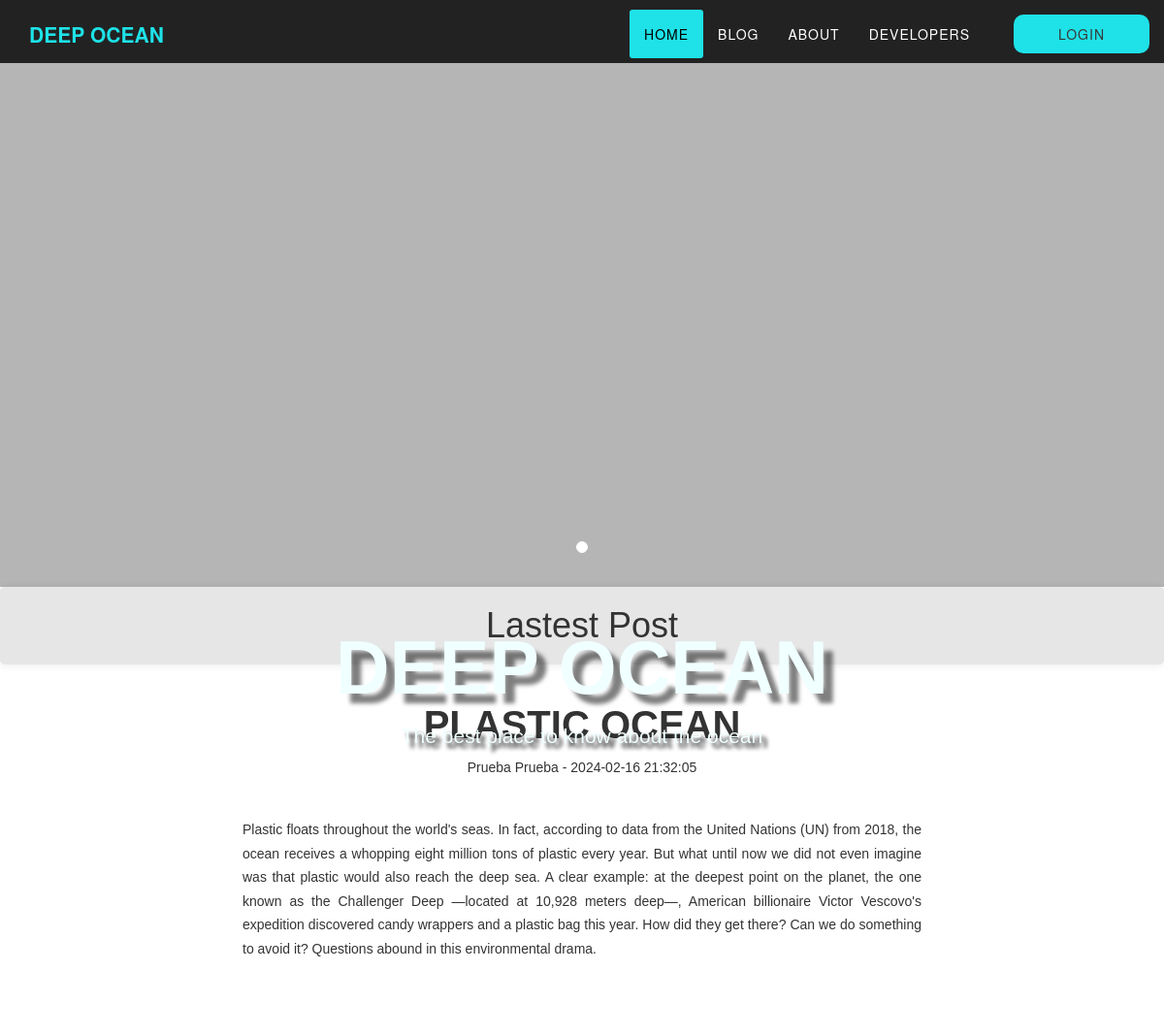
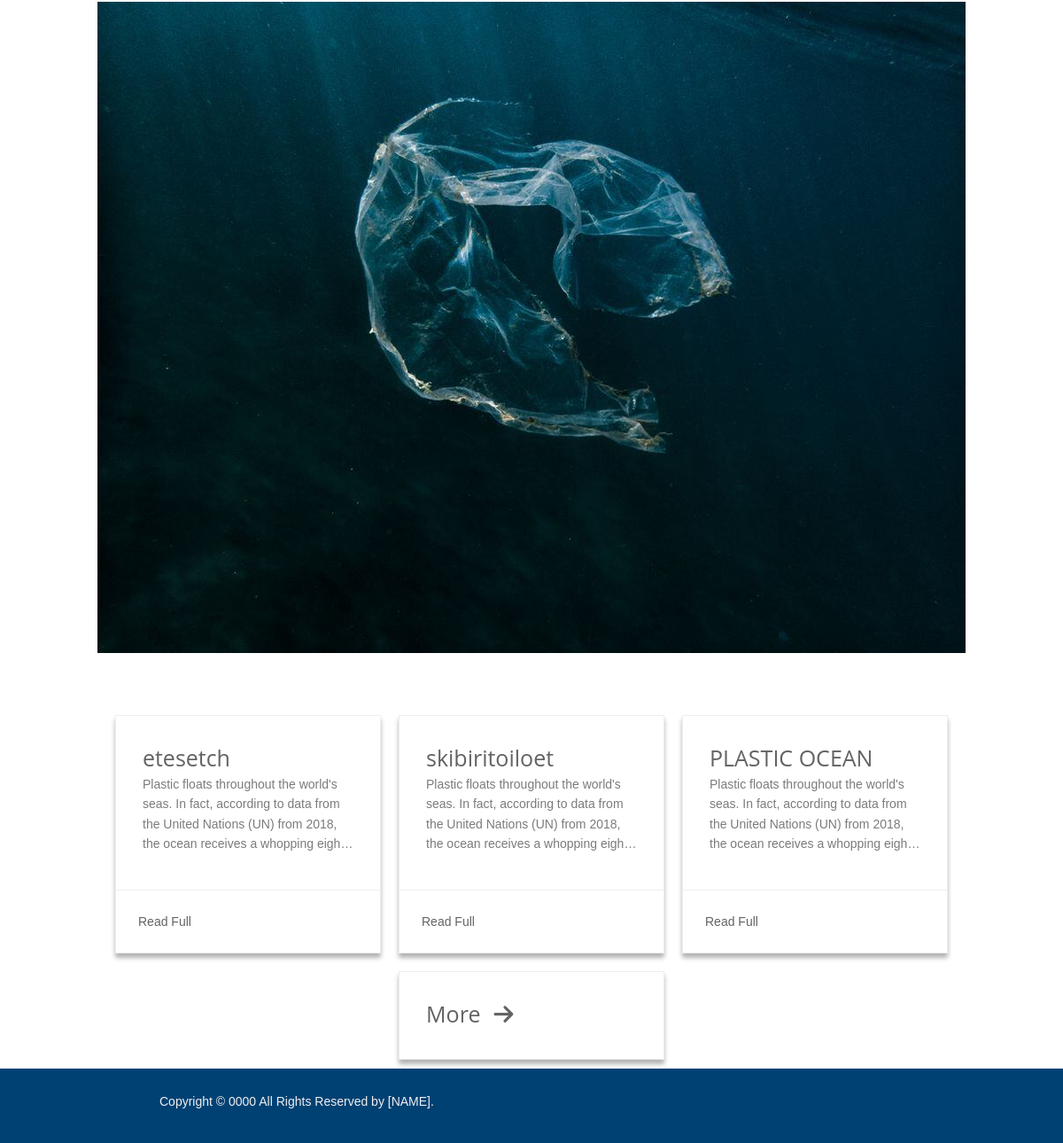
The page / on the database its author committed (2 pictures, top to bottom).
### tables this page shows
CREATE TABLE `texts` (
  `eCodeTexts` int(11) NOT NULL,
  `tContenidoTexts` varchar(1000) NOT NULL,
  `ePosicionTexts` int(11) NOT NULL,
  `epublicacionTexts` int(11) NOT NULL
);

CREATE TABLE `publicaciones` (
  `eCodePublicaciones` int(11) NOT NULL,
  `eUserPublicaciones` int(11) NOT NULL,
  `tTitlePublicaciones` varchar(100) NOT NULL,
  `fCreationPublicaciones` datetime NOT NULL,
  `fUpdatePublicaciones` datetime DEFAULT NULL,
  `eUpdatePublicaciones` int(11) DEFAULT NULL,
  `eCategoriaPublicaciones` int(11) NOT NULL
);

### db/conexion.php (called while the page is built)
<?php
	class Conexion
	{
        private $host;
        private $db;
        private $user;
        private $password;
        private $charset;
        public function __construct(){
            $this->host     = "localhost";
            $this->db       = "pag_pi";
            $this->user     = "root";
            $this->password = "";
            $this->charset  = "utf8mb4";
        }
        function connect(){
            try{
                $connection = "mysql:host=" . $this->host . ";dbname=". $this->db . ";charset=" . $this->charset;
                $options = [
                    PDO::ATTR_ERRMODE           => PDO::ERRMODE_EXCEPTION,
                    PDO::ATTR_EMULATE_PREPARES  => false,
                ];
                $pdo = new PDO($connection, $this->user, $this->password, $options);
                return $pdo;
            }catch(PDOException $e){
                print_r("Error connection: " . $e-> getMessage());
            }
        }
	}
?>

### db/peticiones/index.php (called while the page is built, shortened)
<?php
include ("./db/Conexion.php");
class Contacto extends Conexion {
    public function obtenerTituloUltimaPublicacion() {
        $query = $this->connect()->query("SELECT p.tTitlePublicaciones, p.fCreationPublicaciones, p.fUpdatePublicaciones, u.tNameUsuarios, u.tLastNameUsuarios
        FROM publicaciones p
        INNER JOIN usuarios u ON p.eUserPublicaciones = u.eCodeUsuarios
        WHERE eCodePublicaciones = (SELECT MAX(eCodePublicaciones) FROM publicaciones)");
        $query->execute();
        if ($query->rowCount()) {
            foreach ($query as $titulo) {
                if ($titulo['fUpdatePublicaciones'] != null) {
                    $fecha = $titulo['fUpdatePublicaciones'];
                } else {
                    $fecha = $titulo['fCreationPublicaciones'];
                }
                $datos = [
                    'titulo' => $titulo['tTitlePublicaciones'],
                    'autor' => $titulo['tNameUsuarios'] . ' ' . $titulo['tLastNameUsuarios'],
                    'fecha' => $fecha
                ];
                return $datos;
            }
        } else {
            return null;
        }
    }
    public function obtenerTextoUltimaPublicacion() {
        $query = $this->connect()->query("SELECT t.tContenidoTexts, t.ePosicionTexts
                FROM publicaciones p
                INNER JOIN texts t ON p.eCodePublicaciones = t.epublicacionTexts
                WHERE p.eCodePublicaciones = (SELECT MAX(eCodePublicaciones) FROM publicaciones)");
        $query->execute();
        if ($query->rowCount()) {
            $count = 1;
            foreach ($query as $contenido) {
                $datos['text' . $count] = [
                    'text' => $contenido['tContenidoTexts'],
                    'positionText' => $contenido['ePosicionTexts']
                ];
                $count++;
            }
            return $datos;
        } else {
            return false;
        }
    }
    public function obtenerImagenUltimaPublicacion() {
        $query = $this->connect()->query("SELECT i.tLugarImages, i.ePosicionImages
                FROM publicaciones p
                INNER JOIN images i ON p.eCodePublicaciones = i.ePublicacionImages
                WHERE p.eCodePublicaciones = (SELECT MAX(eCodePublicaciones) FROM publicaciones)");
        $query->execute();
        if ($query->rowCount()) {
            $count = 1;
            foreach ($query as $contenido) {
                $datos['imagen' . $count] = [
                    'imagen' => $contenido['tLugarImages'],
                    'positionImagen' => $contenido['ePosicionImages']
                ];
                $count++;
            }
            return $datos;
        } else {
            return false;
        }
    }
    public function obtenerUltimasPublicaciones(){
        $query = $this->connect()->query("SELECT p.eCodePublicaciones, p.tTitlePublicaciones, t.tContenidoTexts
        FROM publicaciones p
        INNER JOIN texts t ON t.ePublicacionTexts = p.eCodePublicaciones
        WHERE t.ePosicionTexts = 1
        ORDER BY p.eCodePublicaciones DESC
        LIMIT 5 OFFSET 1;
        ");
        $query->execute();
        if ($query->rowCount()) {
            $count = 1;
            foreach ($query as $contenido) {
                $datos['publicacion' . $count] = [
                    'eCodePublicaciones' => $contenido['eCodePublicaciones'],
                    'tTitlePublicaciones' => $contenido['tTitlePublicaciones'],
                    'tContenidoTexts' => $contenido['tContenidoTexts']
                ];
                $count++;
            }
            return $datos;
        } else {
            return false;
        }
    }
}
?>

### index.php (the view, shortened to what this page needs)
<?php
    include("db/peticiones/index.php");
    $contacto = new Contacto();
?>
<!DOCTYPE html>
<html lang="en">
<head>
    <link rel="stylesheet" href="//ajax.googleapis.com/ajax/libs/jqueryui/1.11.2/themes/smoothness/jquery-ui.css">
    <link rel="stylesheet" href="//maxcdn.bootstrapcdn.com/bootstrap/3.2.0/css/bootstrap.min.css">
    <link rel="stylesheet" href="https://startbootstrap.com/templates/agency/font-awesome-4.1.0/css/font-awesome.min.css">
    <link rel="stylesheet" href="./css/style_navBar.css">
    <link rel="stylesheet" href="./css/style_carrusel.css">
    <link rel="stylesheet" href="./css/style_default.css">
    <link rel="stylesheet" href="./css/style_publicacion.css">
    <link rel="stylesheet" href="./css/style_footer.css">
    <link rel="stylesheet" href="./css/style_index.css">
</head>
<body id="page-top">
    <header>
        <?php include 'views/navBar.php'; ?>
    </header>
    <section class="container-carousel">
        <div id="carousel" class="carousel slide carousel-fade" data-ride="carousel">
            <ol class="carousel-indicators">
                <li data-target="#carousel" data-slide-to="0" class="active"></li>
            </ol>
            <div class="carousel-inner">
                    <video src="./source/video/video_carrusel.mp4" autoplay muted loop></video>
            </div>
        </div>
        <div class="container-titleCarousel">
            <h2 class="titleCarousel">DEEP OCEAN</h2>
            <p class="subtitleCarousel">The best place to know about the ocean</p>
        </div>
    </section>
    <section>
        <h1 class="lastestPost">Lastest Post</h1>
        <?php
            include './views/publicacion.php';
        ?>
    </section>
    <section class="cards">
        <?php
            $publicaciones = $contacto->obtenerUltimasPublicaciones();
            if ($publicaciones != false){
                foreach ($publicaciones as $publicacion) {
                    ?>
                                <div class="basic-card basic-card-light">
                                    <div class="card-content">
                                        <span class="card-title"> <?php echo $publicacion['tTitlePublicaciones']; ?> </span>
                                        <p class="card-text">
                                            <?php echo $publicacion['tContenidoTexts']; ?>
                                        </p>
                                    </div>
                                    <div class="card-link">
                                        <a href="<?php echo "post?post=" . $publicacion['eCodePublicaciones'] ?>" title="Read Full"><span>Read Full</span></a>
                                    </div>
                                </div>
                    <?php
                }
            }
        ?>
        <div class="basic-card basic-card-light more">
            <a class="card-content" href="./blog.php" >
                <span class="card-title">More<i class="fa fa-arrow-right" aria-hidden="true"></i></span>
            </a>
        </div>
    </section>
    <?php include 'views/footer.php'; ?>
</body>
</html>

### rows shown on the page
texts: epublicacionTexts.tTitlePublicaciones "etesetch", tContenidoTexts "Plastic floats throughout the world's seas. In fact, according to data from the United Nations (UN) from 2018, the ocean receives a whopping…"
texts: epublicacionTexts.tTitlePublicaciones "skibiritoiloet", tContenidoTexts "Plastic floats throughout the world's seas. In fact, according to data from the United Nations (UN) from 2018, the ocean receives a whopping…"
texts: epublicacionTexts.tTitlePublicaciones "PLASTIC OCEAN", tContenidoTexts "Plastic floats throughout the world's seas. In fact, according to data from the United Nations (UN) from 2018, the ocean receives a whopping…"

### other values the page prints
$titulo['titulo'] "PLASTIC OCEAN"
$titulo['autor'] "Prueba Prueba"
$titulo['fecha'] "2024-02-16 21:32:05"
